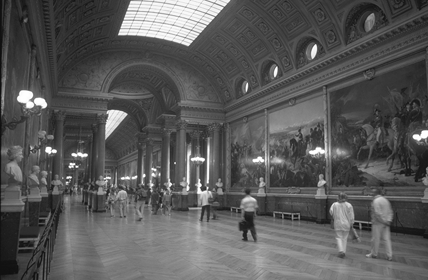
#> input picture test_data/histogram_warping_test_image.png, 428 x 280 px, given in place of G0029490.JPG, which was not available
$ python demo_contrast_measurements.py
#> lines starting #> are read from the running program, lines starting #| are printed output that depends on the picture; pictures that were not available may be replaced by others from this repository, and a replacement may not be noted
### cmtpy/contrast_measurement.py
#!/usr/bin/env python3
# -*- coding: utf-8 -*-
"""
Created on Mon Jun  8 10:39:08 2020

@author: vik748
"""
#from cmtpy.histogram_warping_ace import HistogramWarpingACE
import cv2
import numpy as np
from matplotlib import pyplot as plt

def compute_image_average_contrast(k, gamma=2.2):
    '''
    Given an image at a given scale, compute the average contrast against 4
    neighbouring pixels

    Parameters
    ----------
    k : MxN image as
        DESCRIPTION.
    gamma : TYPE, optional
        DESCRIPTION. The default is 2.2.

    Returns
    -------
    float
        average contrast of the image pixels
    '''
    if k.dtype != np.uint8:
        raise ValueError("Provided image K is not uint8")
    L = 100 * np.sqrt((k / 255) ** gamma )
    # pad image with border replicating edge values
    L_pad = np.pad(L,1,mode='edge')

    # compute differences in all directions
    left_diff = L - L_pad[1:-1,:-2]
    right_diff = L - L_pad[1:-1,2:]
    up_diff = L - L_pad[:-2,1:-1]
    down_diff = L - L_pad[2:,1:-1]

    # create matrix with number of valid values 2 in corners, 3 along edges and 4 in the center
    num_valid_vals = 3 * np.ones_like(L)
    num_valid_vals[[0,0,-1,-1],[0,-1,0,-1]] = 2
    num_valid_vals[1:-1,1:-1] = 4

    pixel_avgs = (np.abs(left_diff) + np.abs(right_diff) + np.abs(up_diff) + np.abs(down_diff)) / num_valid_vals

    return np.mean(pixel_avgs)

def compute_global_contrast_factor(img):
    '''
    Calculate the global_contrast_factor as per
    "Global contrast factor-a new approach to image contrast" (Matkovic, Kresimir et al., 2005)
    http://citeseerx.ist.psu.edu/viewdoc/download?doi=10.1.1.84.2683&rep=rep1&type=pdf

    Parameters
    ----------
    img : MxNx1 or MxNX3 Image array
        DESCRIPTION.

    Returns
    -------
    gcf : float
        Thte calculated global contrast factor
    '''
    if img.ndim != 2:
        gr = cv2.cvtColor(img, cv2.COLOR_BGR2GRAY)
    else:
        gr = img

    superpixel_sizes = [1, 2, 4, 8, 16, 25, 50, 100, 200]

    gcf = 0

    for i,size in enumerate(superpixel_sizes,1):
        wi =(-0.406385 * i / 9 + 0.334573) * i/9 + 0.0877526
        im_scale = cv2.resize(gr, (0,0), fx=1/size, fy=1/size,
                              interpolation=cv2.INTER_LINEAR)
        avg_contrast_scale = compute_image_average_contrast(im_scale)
        gcf += wi * avg_contrast_scale

    return gcf, None


# [292 lines left out: functions compute_rms_contrast, compute_box_filt_contrast, compute_gaussian_filt_contrast, compute_bilateral_filt_contrast, not called in this run]

### demo_contrast_measurements.py
#!/usr/bin/env python3
# -*- coding: utf-8 -*-
"""
Created on Thu May 21 23:10:35 2020

@author: vik748
"""
from cmtpy import contrast_measurement as cm
import cv2
import numpy as np
import sys, os
from matplotlib import pyplot as plt

def read_grimage(img_name, resize_scale = None, normalize=False, image_depth=8):
    '''
    Read image from file, convert to grayscale and resize if required
    Parameters
    ----------
    img_name : String
        Filename
    resize_scale : float, optional
        float scale factor for image < 1 downsamples and > 1 upsamples. The default is None.
    normalize : bool, optional
        Return normalized float image. The default is False.
    image_depth : int, optional
        Bit depth of image being read. The default is 8.

    Raises
    ------
    FileNotFoundError
        Raisees FileNotFound Error if unable to read image

    Returns
    -------
    gr : MxN uint8 or flat32 numpy array
        grayscale image
    '''
#> called with resize_scale = 0.2, normalize = False, image_depth = 8
    img = cv2.imread(img_name, cv2.IMREAD_COLOR)
#> img is the input picture: shape (280, 428, 3); min 13, max 255, mean 88.7
    if img is None:
        raise FileNotFoundError ("Could not read image from: {}".format(img_name))
    gr_full = cv2.cvtColor(img,cv2.COLOR_BGR2GRAY)

    if not resize_scale is None:
        gr = cv2.resize(gr_full, (0,0), fx=resize_scale, fy=resize_scale, interpolation=cv2.INTER_AREA)
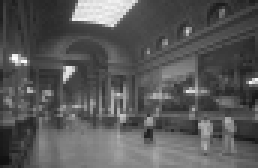
#> gr: shape (56, 86) (shown 3 times larger); min 17, max 253, mean 88.6
#> the loop in compute_global_contrast_factor, `for i,size in enumerate(superpixel_sizes,1):` made 9 passes
#> (avg_contrast_scale, gcf) on passes 1 to 5: (4.49, 0.538), (5.22, 1.28), (7.68, 2.46), (10.66, 4.13), (13.19, 6.08)
#> (im_scale, L in compute_image_average_contrast, left_diff in compute_image_average_contrast, right_diff in compute_image_average_contrast, up_diff in compute_image_average_contrast, down_diff in compute_image_average_contrast, pixel_avgs in compute_image_average_contrast, avg_contrast_scale) on passes 6, 8: ([[50, 67, 92], [86, 176, 76]], [[16.66, 22.99, 32.58], [30.25, 66.51, 26.41]], [[0, 6.33, 9.59], [0, 36.26, -40.1]], [[-6.33, -9.59, 0], [-36.26, 40.1, 0]], [[0, 0, 0], [13.59, 43.52, -6.18]], [[-13.59, -43.52, 6.18], [0, 0, 0]], [[9.96, 19.81, 7.89], [24.92, 39.96, 23.14]], 20.95), ([141], [52.11], [0], [0], [0], [0], [0], 0)
#> pass 1, in compute_image_average_contrast, `L_pad = np.pad(L,1,mode='edge')`:
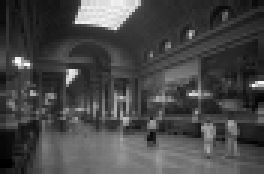
#> L_pad: shape (58, 88) float64 (shown 3 times larger); min 5.09, max 99.14, mean 31.5; drawn with min black and max white
#> pass 1, in compute_image_average_contrast, `left_diff = L - L_pad[1:-1,:-2]`:
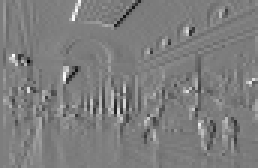
#> left_diff: shape (56, 86) float64 (shown 3 times larger); min -53.83, max 55.37, mean 0.1; drawn with min black and max white
#> pass 1, in compute_image_average_contrast, `right_diff = L - L_pad[1:-1,2:]`:
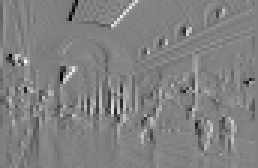
#> right_diff: shape (56, 86) float64 (shown 3 times larger); min -55.37, max 53.83, mean -0.1; drawn with min black and max white
#> after the loop in compute_global_contrast_factor, `for i,size in enumerate(superpixel_sizes,1):`: gcf = 9.12
    else:
        gr = gr_full

    if normalize:
        levels = 2 ** image_depth - 1
        gr = np.divide(gr, levels, dtype=np.float32)

    return gr


def show_plot(fig=None):
    if fig is None:
        fig = plt.gcf()

    #plt.show()
    plt.pause(1e-3)
    fig.canvas.manager.window.activateWindow()
    fig.canvas.manager.window.raise_()

if sys.platform == 'darwin':
    data_fold=os.path.expanduser('~/Google Drive/data')
else:
    data_fold=os.path.expanduser('~/data')

data_fold=os.path.expanduser('~/data')

gr1_name = os.path.join(data_fold,'Lars1_080818','G0287250.JPG')
gr2_name = os.path.join(data_fold,'Lars2_081018','G0029490.JPG')
gr3_name = os.path.join(data_fold, 'chess_board','GOPR1488.JPG')
gr4_name = os.path.join('test_data', 'PSNR-example-base.png')
gr5_name = os.path.join('test_data', 'PSNR-example-comp-90.jpg')
gr6_name = os.path.join('test_data', 'PSNR-example-comp-30.jpg')
gr7_name = os.path.join('test_data', 'PSNR-example-comp-10.jpg')


gr = read_grimage(gr2_name, resize_scale = 1/5)

#> (the run stopped early here; a loop or call above may not have finished)
